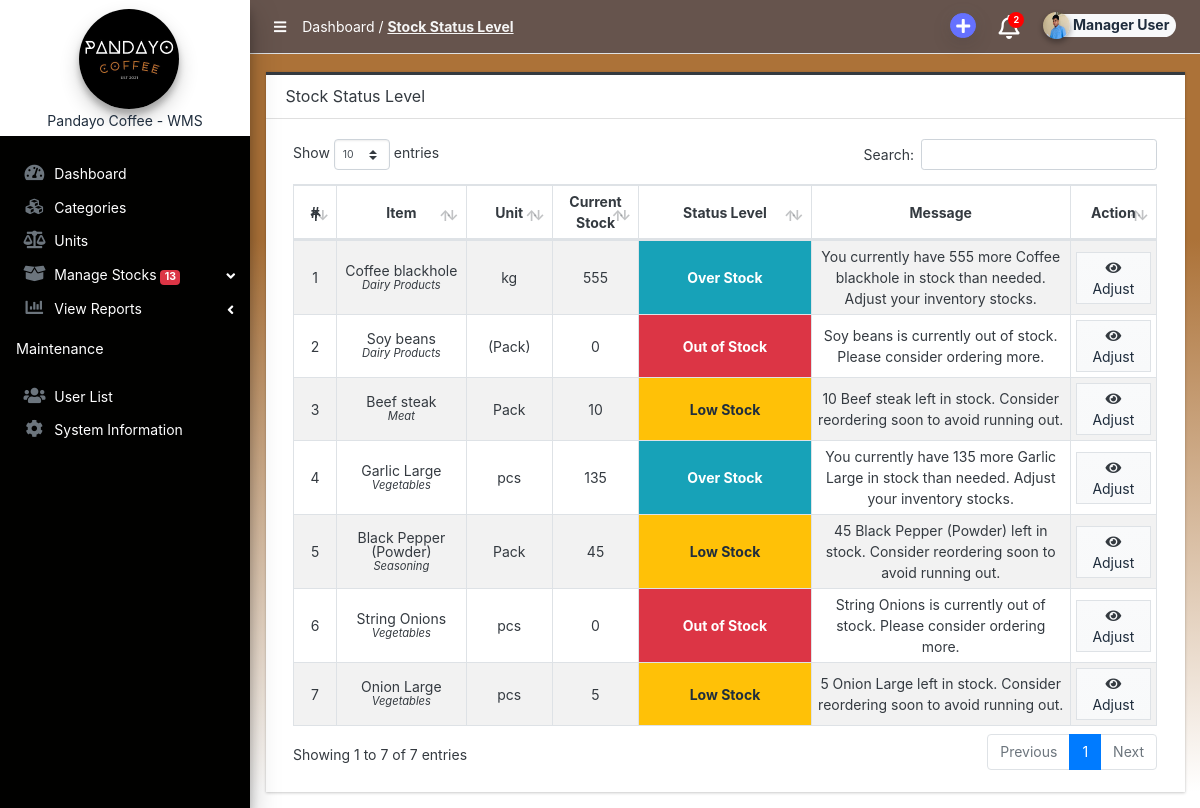
/admin/?page=stockStatus (signed in), run on an earlier commit of the app's database.
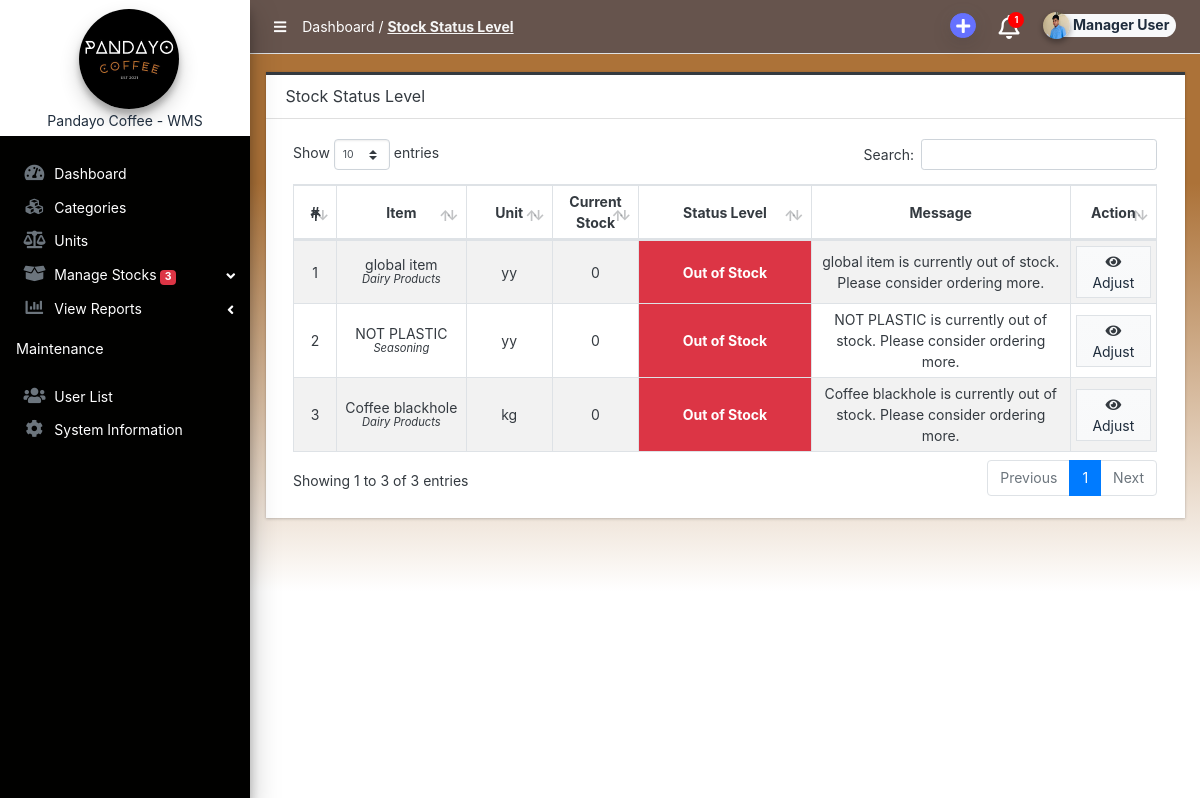
And on a later commit of the database.
### tables this page shows
CREATE TABLE `item_list` (
  `id` int(30) NOT NULL,
  `category_id` int(30) NOT NULL,
  `name` text NOT NULL,
  `unit` varchar(250) NOT NULL,
  `description` text NOT NULL,
  `status` tinyint(1) NOT NULL DEFAULT 1,
  `delete_flag` tinyint(1) NOT NULL DEFAULT 0,
  `date_created` datetime NOT NULL DEFAULT current_timestamp(),
  `date_updated` datetime NOT NULL DEFAULT current_timestamp() ON UPDATE current_timestamp(),
  `item_type` varchar(50) NOT NULL DEFAULT 'Perishable'
);

CREATE TABLE `category_list` (
  `id` int(30) NOT NULL,
  `name` text NOT NULL,
  `description` text NOT NULL,
  `status` tinyint(1) NOT NULL DEFAULT 1,
  `delete_flag` tinyint(1) NOT NULL DEFAULT 0,
  `date_created` datetime NOT NULL DEFAULT current_timestamp(),
  `date_updated` datetime NOT NULL DEFAULT current_timestamp() ON UPDATE current_timestamp()
);

### admin/stockStatus/index.php (the view, shortened to what this page needs)
<div class="card card-outline rounded-0 card-dark">
	<div class="card-header">
		<h3 class="card-title">Stock Status Level</h3>
	</div>
	<div class="card-body">
        <div class="container-fluid">
			<table class="table table-hover table-striped table-bordered text-center" id="list">
				<colgroup>
					<col width="5%">
					<col width="15%">
					<col width="10%">
					<col width="10%">
					<col width="20%">
					<col width="30%">
					<col width="20%">
				</colgroup>
				<thead>
					<tr>
						<th>#</th>
						<th>Item</th>
						<th>Unit</th>
						<th>Current Stock</th>
						<th>Status Level</th>
						<th>Message</th>
						<th>Action</th>
					</tr>
				</thead>
				<tbody>
                <?php
					$i = 1;
					$qry = $conn->query("SELECT i.*, c.name AS category, (COALESCE((SELECT SUM(quantity) FROM stockin_list WHERE item_id = i.id),0) - COALESCE((SELECT SUM(quantity) FROM stockout_list WHERE item_id = i.id),0)) AS available, s.min_stock, s.max_stock FROM item_list i INNER JOIN category_list c ON i.category_id = c.id INNER JOIN stock_notif s ON s.id = 1 WHERE i.delete_flag = 0 ORDER BY i.date_updated DESC");
					while($row = $qry->fetch_assoc()):
						$name = $row['name'];
						$min_stock = (int) $row['min_stock'];
						$max_stock = (int) $row['max_stock'];
						$available_quantity = (int)$row['available'];
						$title = '';
						$message = '';
						if ($available_quantity == 0) {
							$title = "Out of Stock";
							$message = $name . " is currently out of stock. Please consider ordering more.";
							$class = "bg-danger";
						} elseif ($available_quantity <= $min_stock ) {
							$title = "Low Stock";
							$message = $available_quantity . " " . $name . " left in stock. Consider reordering soon to avoid running out.";
							$class = "bg-warning";
						} elseif ($available_quantity >= $max_stock) {
							$title = "Over Stock";
							$message = "You currently have " . $available_quantity . " more " . $name . " in stock than needed. Adjust your inventory stocks.";
							$class = "bg-info";
						} else {
							continue;
						}
					?>
						<tr>
							<td><?php echo $i++; ?></td>
							<td class="">
								<div style="line-height:1em">
									<div><?= $row['name'] ?></div>
									<div class="small"><i><?= $row['category'] ?></i></div>
								</div>
							</td>
							<td><?= $row['unit'] ?></td>
							<td><?= (int)$row['available'] ?></td>
							<td class="<?= $class ?>"><strong><?= $title ?></strong></td>
							<td><?= $message ?></td>
							<td><a class="btn btn-flat btn-sm btn-light bg-gradient-light border" href="./?page=stocks/view_stock&id=<?php echo $row['id'] ?>"><span class="fa fa-eye text-dark"></span> Adjust</a>
 							</td>
						</tr>
				<?php endwhile; ?>
				</tbody>
			</table>
		</div>
	</div>
</div>

What changed in the data, as far as the page shows it:
removed item_list: name "Soy beans", category.name "Dairy Products", unit "(Pack)", available "0", title "Out of Stock", name "Soy beans is currently out of stock. Please consider ordering more."
removed item_list: name "Beef steak", category.name "Meat", unit "Pack", available "10", title "Low Stock", message "10 Beef steak left in stock. Consider reordering soon to avoid running out."
removed item_list: name "Garlic Large", category.name "Vegetables", unit "pcs", available "135", title "Over Stock", message "You currently have 135 more Garlic Large in stock than needed. Adjust your inventory stocks."
removed item_list: name "Black Pepper (Powder)", category.name "Seasoning", unit "Pack", available "45", title "Low Stock", message "45 Black Pepper (Powder) left in stock. Consider reordering soon to avoid running out."
removed item_list: name "String Onions", category.name "Vegetables", unit "pcs", available "0", title "Out of Stock", name "String Onions is currently out of stock. Please consider ordering more."
removed item_list: name "Onion Large", category.name "Vegetables", unit "pcs", available "5", title "Low Stock", message "5 Onion Large left in stock. Consider reordering soon to avoid running out."
added item_list: name "global item", category.name "Dairy Products", unit "yy", available "0", title "Out of Stock", name "global item is currently out of stock. Please consider ordering more."
added item_list: name "NOT PLASTIC", category.name "Seasoning", unit "yy", available "0", title "Out of Stock", name "NOT PLASTIC is currently out of stock. Please consider ordering more."
computed for item_list "Coffee blackhole": available "555" → "0"; title "Over Stock" → "Out of Stock"; name "You currently have 555 more Coffee blackhole in stock than needed. Adjust your inventory stocks." → "Coffee blackhole is currently out of stock. Please consider ordering more."
Also different on the page:
$dropdown_count: "2" → "1"
$count: "13" → "3"
text written by a page script: "Show entries Search: Showing 1 to 7 of 7 entries Previous 1 Next" → "Show entries Search: Showing 1 to 3 of 3 entries Previous 1 Next"
